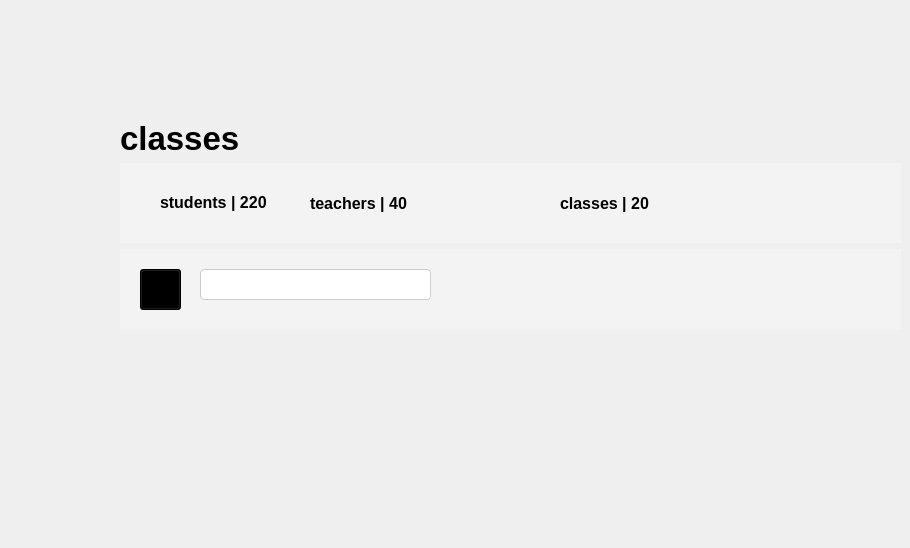
            <widget class="QWidget" name="classes">
             <widget class="QWidget" name="">
              <property name="geometry">
               <rect>
                <x>120</x>
                <y>120</y>
                <width>781</width>
                <height>419</height>
               </rect>
              </property>
              <layout class="QVBoxLayout" name="verticalLayout_18">
               <item>
                <layout class="QVBoxLayout" name="verticalLayout_17">
                 <item>
                  <widget class="QLabel" name="label_6">
                   <property name="font">
                    <font>
                     <pointsize>25</pointsize>
                     <bold>true</bold>
                    </font>
                   </property>
                   <property name="text">
                    <string>classes</string>
                   </property>
                  </widget>
                 </item>
                 <item>
                  <widget class="QWidget" name="widget_2" native="true">
                   <property name="minimumSize">
                    <size>
                     <width>0</width>
                     <height>80</height>
                    </size>
                   </property>
                   <property name="maximumSize">
                    <size>
                     <width>16777215</width>
                     <height>80</height>
                    </size>
                   </property>
                   <property name="styleSheet">
                    <string notr="true">/* General Window */
QWidget {
    background-color:#f3f3f3; /* Light Gray for Light Mode */
    color: #000000;           /* Black Text */
    font-family: &quot;Segoe UI&quot;, Arial, sans-serif;
    font-size: 12pt;
}
</string>
                   </property>
                   <widget class="QLabel" name="students_label_2">
                    <property name="geometry">
                     <rect>
                      <x>40</x>
                      <y>30</y>
                      <width>107</width>
                      <height>18</height>
                     </rect>
                    </property>
                    <property name="font">
                     <font>
                      <family>Segoe UI</family>
                      <pointsize>12</pointsize>
                      <bold>true</bold>
                     </font>
                    </property>
                    <property name="text">
                     <string>students | 220</string>
                    </property>
                   </widget>
                   <widget class="QLabel" name="classes_label_2">
                    <property name="geometry">
                     <rect>
                      <x>440</x>
                      <y>30</y>
                      <width>121</width>
                      <height>20</height>
                     </rect>
                    </property>
                    <property name="font">
                     <font>
                      <family>Segoe UI</family>
                      <pointsize>12</pointsize>
                      <bold>true</bold>
                     </font>
                    </property>
                    <property name="text">
                     <string>classes | 20</string>
                    </property>
                   </widget>
                   <widget class="QLabel" name="teachers_label_2">
                    <property name="geometry">
                     <rect>
                      <x>190</x>
                      <y>30</y>
                      <width>121</width>
                      <height>20</height>
                     </rect>
                    </property>
                    <property name="font">
                     <font>
                      <family>Segoe UI</family>
                      <pointsize>12</pointsize>
                      <bold>true</bold>
                     </font>
                    </property>
                    <property name="text">
                     <string>teachers | 40</string>
                    </property>
                   </widget>
                  </widget>
                 </item>
                 <item>
                  <widget class="QWidget" name="widget_11" native="true">
                   <property name="minimumSize">
                    <size>
                     <width>0</width>
                     <height>80</height>
                    </size>
                   </property>
                   <property name="maximumSize">
                    <size>
                     <width>16777215</width>
                     <height>80</height>
                    </size>
                   </property>
                   <property name="styleSheet">
                    <string notr="true">/* General Window */
QWidget {
    background-color:#f3f3f3; /* Light Gray for Light Mode */
    color: #000000;           /* Black Text */
    font-family: &quot;Segoe UI&quot;, Arial, sans-serif;
    font-size: 12pt;
}
</string>
                   </property>
                   <widget class="QToolButton" name="add_class_button">
                    <property name="geometry">
                     <rect>
                      <x>20</x>
                      <y>20</y>
                      <width>41</width>
                      <height>41</height>
                     </rect>
                    </property>
                    <property name="styleSheet">
                     <string notr="true">background-color: rgb(0, 0, 0);</string>
                    </property>
                    <property name="text">
                     <string>...</string>
                    </property>
                    <property name="icon">
                     <iconset resource="../resources/rec.qrc">
                      <normaloff>:/icons/icons/add student.png</normaloff>:/icons/icons/add student.png</iconset>
                    </property>
                    <property name="iconSize">
                     <size>
                      <width>50</width>
                      <height>30</height>
                     </size>
                    </property>
                   </widget>
                   <widget class="QLineEdit" name="search_edit_teachers_2">
                    <property name="geometry">
                     <rect>
                      <x>80</x>
                      <y>20</y>
                      <width>231</width>
                      <height>31</height>
                     </rect>
                    </property>
                    <property name="styleSheet">
                     <string notr="true">/* Input Fields */
QLineEdit {
    background-color: white;
    color: black;
    border: 1px solid #cccccc;
    border-radius: 4px;
    padding: 6px;
}
QLineEdit:focus {
    border: 1px solid #0078d7; /* Blue Border on Focus */
    background-color: #ffffff;
}</string>
                    </property>
                   </widget>
                  </widget>
                 </item>
                </layout>
               </item>
               <item>
                <widget class="QTableWidget" name="classes_table">
                 <property name="styleSheet">
                  <string notr="true">            QTableWidget {
                background-color: white;
                gridline-color: #E5E7EB;
                border: none;
       		alternate-background-color: #F9FAFB;
            }

            QHeaderView::section {
                background-color: #F3F4F6;
                padding: 10px;
					padding-left: 5px;
                border: none;
                font-weight: bold;
                color: #374151;
            }


    QTableView::item {
        border-bottom: 1px solid #E5E7EB;
        border-right: none;
    }

/*
        QTableWidget::item {
            selection-background-color: transparent;
            selection-color: black;  */




    /* Scroll Bar */
    QScrollBar:vertical {
        border: none;
        background: #e6e6e6;
        width: 12px;
        margin: 2px;
        border-radius: 6px;
    }
    QScrollBar::handle:vertical {
        background: #aaaaaa;
        min-height: 20px;
        border-radius: 6px;
    }
    QScrollBar::handle:vertical:hover {
        background: #888888;
    }
    QScrollBar::sub-line:vertical,
    QScrollBar::add-line:vertical {
        background: none;
        height: 0;
    }



















QWidget {
    background: transparent;
}

</string>
                 </property>
                 <property name="lineWidth">
                  <number>1</number>
                 </property>
                 <property name="alternatingRowColors">
                  <bool>true</bool>
                 </property>
                </widget>
               </item>
              </layout>
             </widget>
            </widget>
